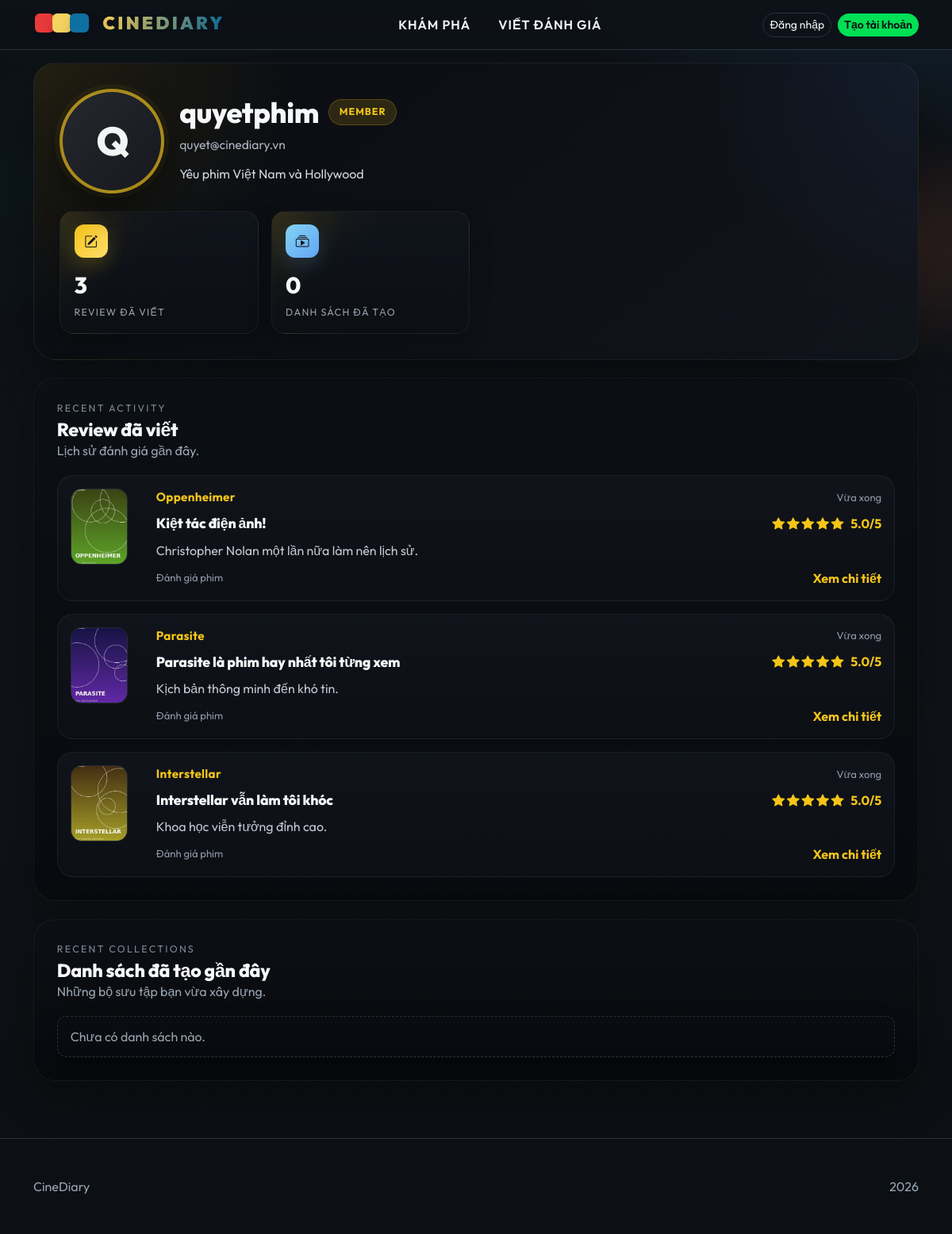
The page /profile/2 on the database its author committed.
### tables this page shows
CREATE TABLE NguoiDung (
  maNguoiDung INT AUTO_INCREMENT PRIMARY KEY,
  tenDangNhap VARCHAR(100) NOT NULL UNIQUE,
  email VARCHAR(255) NOT NULL UNIQUE,
  matKhau VARCHAR(255) NOT NULL,
  anhDaiDien VARCHAR(255) NULL,
  tieuSu TEXT NULL,
  vaiTro VARCHAR(20) NOT NULL DEFAULT 'ThanhVien',    
  trangThai VARCHAR(20) NOT NULL DEFAULT 'active',    
  ngayTao DATETIME NOT NULL DEFAULT CURRENT_TIMESTAMP,
  ngayCapNhat DATETIME NOT NULL DEFAULT CURRENT_TIMESTAMP ON UPDATE CURRENT_TIMESTAMP
);

CREATE TABLE DanhGia (
  maDanhGia INT AUTO_INCREMENT PRIMARY KEY,
  maPhim INT NOT NULL,
  maNguoiDung INT NOT NULL,
  tieuDe VARCHAR(255) NOT NULL,
  noiDung TEXT NOT NULL,
  diemSo DECIMAL(2,1) NOT NULL,
  anhMinhHoa VARCHAR(255) NULL,
  trangThai ENUM('active','pending','hidden') NOT NULL DEFAULT 'active',
  ngayTao DATETIME NOT NULL DEFAULT CURRENT_TIMESTAMP,
  ngayCapNhat DATETIME NOT NULL DEFAULT CURRENT_TIMESTAMP ON UPDATE CURRENT_TIMESTAMP,
  INDEX idx_danhgia_phim (maPhim),
  CONSTRAINT fk_danhgia_phim FOREIGN KEY (maPhim) REFERENCES Phim(maPhim) ON DELETE CASCADE,
  CONSTRAINT fk_danhgia_nguoidung FOREIGN KEY (maNguoiDung) REFERENCES NguoiDung(maNguoiDung) ON DELETE CASCADE
);

CREATE TABLE Phim (
  maPhim INT AUTO_INCREMENT PRIMARY KEY,
  tenPhimVN VARCHAR(255) NOT NULL,
  tenPhimEN VARCHAR(255) NULL,
  namSanXuat INT NOT NULL,
  thoiLuong INT NOT NULL,
  theLoai VARCHAR(255) NOT NULL,
  daoDien VARCHAR(255) NOT NULL,
  dienVien TEXT NOT NULL,
  noiDung TEXT NOT NULL,
  giaVe INT UNSIGNED NOT NULL DEFAULT 0,
  duongDanTrailer VARCHAR(255) NULL,
  duongDanPoster VARCHAR(255) NULL,
  diemTrungBinh DECIMAL(3,1) NOT NULL DEFAULT 0,
  ngayTao DATETIME NOT NULL DEFAULT CURRENT_TIMESTAMP,
  ngayCapNhat DATETIME NOT NULL DEFAULT CURRENT_TIMESTAMP ON UPDATE CURRENT_TIMESTAMP,
  INDEX idx_phim_nam (namSanXuat)
);

### app/views/profile/show.php (the view, shortened to what the rows shown need)
<?php
require __DIR__ . '/../layouts/header.php';
$displayName = $user['display_name'] ?? 'Member';
$email = $user['email'] ?? '';
$role = $user['role'] ?? 'member';
$bio = $user['bio'] ?? '';
$reviewCount = (int) ($review_count ?? count($reviews ?? []));
$listCount = (int) ($list_count ?? count($lists ?? []));
if (!function_exists('profileTimeAgo')) {
  function profileTimeAgo(?string $dateTime): string
  {
    $timestamp = strtotime($dateTime);
    $diff = time() - $timestamp;
    if ($diff < 60) {
      return 'Vừa xong';
    }
    return date('d/m/Y', $timestamp);
  }
}
if (!function_exists('profileRenderStars')) {
  function profileRenderStars(float $rating): string
  {
    $rating = max(0, min(5, $rating));
    $full = (int) floor($rating);
    $half = ($rating - $full) >= 0.5;
    $html = '<span class="profile-stars" aria-label="' . htmlspecialchars(number_format($rating, 1) . ' trên 5', ENT_QUOTES, 'UTF-8') . '">';
    for ($i = 0; $i < 5; $i++) {
      $class = 'profile-star';
      if ($i < $full) {
        $class .= ' is-full';
      } elseif ($half && $i === $full) {
        $class .= ' is-half';
      }
      $html .= '<i class="bi bi-star-fill ' . $class . '"></i>';
    }
    $html .= '</span>';
    return $html;
  }
}
?>
<div class="container profile-page">
  <section class="profile-hero profile-hero--cinematic">
    <div class="profile-hero-top">
      <div class="profile-hero-left">
        <div class="profile-avatar profile-avatar--glow">
          <?php echo render_avatar($displayName, $user['avatar_url'] ?? '', ['size' => 132, 'class' => 'user-avatar--xl']); ?>
        </div>
        <div class="profile-hero-copy">
          <div class="profile-title-row">
            <h1 class="profile-name"><?php echo e($displayName); ?></h1>
            <span class="profile-badge"><?php echo e($role === 'admin' ? 'Admin' : 'Member'); ?></span>
          </div>
          <div class="profile-meta profile-meta--email"><?php echo e($email); ?></div>
          <p class="profile-bio">
            <?php echo e($bio !== '' ? $bio : 'Chưa cập nhật bio.'); ?>
          </p>
        </div>
      </div>
    </div>
    <div class="profile-stats profile-stats--cinematic">
      <div class="profile-stat">
        <div class="profile-stat-icon profile-stat-icon--review">
          <i class="bi bi-pencil-square"></i>
        </div>
        <span class="profile-stat-value"><?php echo (int) $reviewCount; ?></span>
        <span class="profile-stat-label">Review đã viết</span>
      </div>
      <div class="profile-stat">
        <div class="profile-stat-icon profile-stat-icon--list">
          <i class="bi bi-collection-play"></i>
        </div>
        <span class="profile-stat-value"><?php echo (int) $listCount; ?></span>
        <span class="profile-stat-label">Danh sách đã tạo</span>
      </div>
    </div>
  </section>
  <section class="profile-content-block">
    <div class="profile-section-head profile-section-head--spaced">
      <div>
        <p class="section-kicker">Recent activity</p>
        <h3>Review đã viết</h3>
        <p class="text-muted mb-0">Lịch sử đánh giá gần đây.</p>
      </div>
    </div>
    <div class="profile-review-grid">
      <?php if (empty($reviews)): ?>
        <div class="activity-empty">Chưa có review nào.</div>
      <?php else: ?>
        <?php foreach ($reviews as $review): ?>
          <?php
            $poster = trim((string) ($review['poster_url'] ?? ''));
            if ($poster !== '' && stripos($poster, 'http') !== 0) {
                $poster = url($poster);
            }
            $movieTitle = trim((string) (($review['title_en'] ?? '') ?: ($review['title_vi'] ?? '')));
            $excerpt = trim((string) ($review['excerpt'] ?? ''));
          ?>
          <article class="profile-review-card">
            <a class="profile-review-poster" href="<?php echo url('/reviews/' . (int) $review['id']); ?>">
              <img src="<?php echo e($poster); ?>" alt="<?php echo e($movieTitle); ?>" loading="lazy">
            </a>
            <div class="profile-review-body">
              <div class="profile-review-topline">
                <div class="profile-review-movie"><?php echo e($movieTitle); ?></div>
                <div class="profile-review-time"><?php echo e(profileTimeAgo($review['created_at'] ?? '')); ?></div>
              </div>
              <div class="profile-review-title-row">
                <h4 class="profile-review-title"><?php echo e((string) ($review['title'] ?? '')); ?></h4>
                <div class="profile-review-score">
                  <?php echo profileRenderStars((float) ($review['rating'] ?? 0)); ?>
                  <span><?php echo e(number_format((float) ($review['rating'] ?? 0), 1)); ?>/5</span>
                </div>
              </div>
              <p class="profile-review-excerpt"><?php echo e(mb_strimwidth($excerpt, 0, 180, '...')); ?></p>
              <div class="profile-review-footer">
                <span class="profile-review-meta">Đánh giá phim</span>
                <a class="profile-review-link" href="<?php echo url('/reviews/' . (int) $review['id']); ?>">Xem chi tiết</a>
              </div>
            </div>
          </article>
        <?php endforeach; ?>
      <?php endif; ?>
    </div>
  </section>
  <section class="profile-content-block">
    <div class="profile-section-head profile-section-head--spaced">
      <div>
        <p class="section-kicker">Recent collections</p>
        <h3>Danh sách đã tạo gần đây</h3>
        <p class="text-muted mb-0">Những bộ sưu tập bạn vừa xây dựng.</p>
      </div>
    </div>
    <div class="profile-list-grid">
      <?php if (empty($lists)): ?>
        <div class="activity-empty">Chưa có danh sách nào.</div>
      <?php endif; ?>
    </div>
  </section>
</div>
<?php require __DIR__ . '/../layouts/footer.php'; ?>

### app/core/Router.php (shortened to what the rows shown need)
<?php
class Router
{
    private array $routes = [];
    private function add(string $method, string $path, $handler): void
    {
        $this->routes[$method][] = [
            'path' => $path,
            'handler' => $handler,
        ];
    }
    public function dispatch(string $method, string $uri): void
    {
        $path = $this->stripBasePath($uri);
        $path = $path === '' ? '/' : $path;
        if ($path !== '/') {
            $path = '/' . trim($path, '/');
        }
        $routes = $this->routes[$method] ?? [];
        foreach ($routes as $route) {
            $params = [];
            if ($this->match($route['path'], $path, $params)) {
                $this->invoke($route['handler'], $params);
                return;
            }
        }
    }
    private function match(string $routePath, string $path, array &$params): bool
    {
        if ($routePath === '/') {
            return $path === '/';
        }
        $pattern = preg_replace('#\{([a-zA-Z_][a-zA-Z0-9_]*)\}#', '(?P<$1>[^/]+)', $routePath);
        $pattern = '#^' . rtrim($pattern, '/') . '$#';
        $normalizedPath = $path === '/' ? '/' : rtrim($path, '/');
        if (preg_match($pattern, $normalizedPath, $matches)) {
            return true;
        }
        return false;
    }
    private function invoke($handler, array $params): void
    {
        if (is_string($handler) && strpos($handler, '@') !== false) {
            [$class, $method] = explode('@', $handler, 2);
            $controller = new $class();
            if (method_exists($controller, 'setParams')) {
                $controller->setParams($params);
            }
            call_user_func([$controller, $method]);
            return;
        }
        throw new RuntimeException('Invalid route handler.');
    }
    private function stripBasePath(string $uri): string
    {
        $uri = '/' . ltrim($uri, '/');
        return $uri;
    }
}

### config/config.php (shortened to what the rows shown need)
<?php
$config = [
    'base_path' => '',
    'db' => [
        'host' => '127.0.0.1',
        'name' => 'cinediary',
        'user' => 'root',
        'pass' => '',
        'port' => 3306,
        'charset' => 'utf8mb4',
    ],
    'auth' => [
        'google_client_id' => null,
        'google_client_secret' => null,
        'google_redirect' => '/auth/google/callback',
    ],
    'mail' => [
        'driver' => 'smtp',
        'host' => 'smtp.example.com',
        'port' => 587,
        'username' => 'user@example.com',
        'password' => 'secret',
        'encryption' => 'tls',
        'from' => ['address' => 'noreply@example.com', 'name' => 'CineDiary'],
    ],
];
function config(string $key, $default = null)
{
    global $config;
    $segments = explode('.', $key);
    $value = $config;
    foreach ($segments as $segment) {
        $value = $value[$segment];
    }
    return $value;
}
function url(string $path = '/'): string
{
    $base = rtrim((string) config('base_path', ''), '/');
    $path = '/' . ltrim($path, '/');
    return $base . $path;
}
function e($value): string
{
    return htmlspecialchars((string) ($value ?? ''), ENT_QUOTES, 'UTF-8');
}
function avatar_url(?string $avatar): string
{
    $avatar = trim((string) $avatar);
    if ($avatar === '') {
        return '';
    }
    $avatar = str_replace('\\', '/', $avatar);
    return url($avatar);
}
function avatar_initial(?string $name): string
{
    $name = trim((string) $name);
    $first = mb_substr($name, 0, 1, 'UTF-8');
    return mb_strtoupper($first, 'UTF-8');
}
function render_avatar(?string $name, ?string $avatar = null, array $options = []): string
{
    $size = max(24, (int) ($options['size'] ?? 48));
    $label = (string) ($options['alt'] ?? ($name !== null && trim($name) !== '' ? trim($name) : 'Avatar'));
    $class = trim('user-avatar ' . (string) ($options['class'] ?? ''));
    $src = avatar_url($avatar);
    $initial = avatar_initial($name);
    $style = '--avatar-size: ' . $size . 'px;';
    return '<span class="' . e($class . ' user-avatar--fallback') . '" aria-label="' . e($label) . '" style="' . e($style) . '">' . e($initial) . '</span>';
}

### rows shown on the page
nguoidung: tenDangNhap "Q", tenDangNhap "quyetphim", email "quyet@cinediary.vn", tieuSu "Yêu phim Việt Nam và Hollywood"
danhgia: maPhim.duongDanPoster (picture), maPhim.tenPhimEN "Oppenheimer", ngayTao "Vừa xong", tieuDe "Kiệt tác điện ảnh!", diemSo "5.0", excerpt "Christopher Nolan một lần nữa làm nên lịch sử."
danhgia: maPhim.duongDanPoster (picture), maPhim.tenPhimEN "Parasite", ngayTao "Vừa xong", tieuDe "Parasite là phim hay nhất tôi từng xem", diemSo "5.0", excerpt "Kịch bản thông minh đến khó tin."
danhgia: maPhim.duongDanPoster (picture), maPhim.tenPhimEN "Interstellar", ngayTao "Vừa xong", tieuDe "Interstellar vẫn làm tôi khóc", diemSo "5.0", excerpt "Khoa học viễn tưởng đỉnh cao."

### other values the page prints
$role === 'admin' ? 'Admin' : 'Member' "MEMBER"
